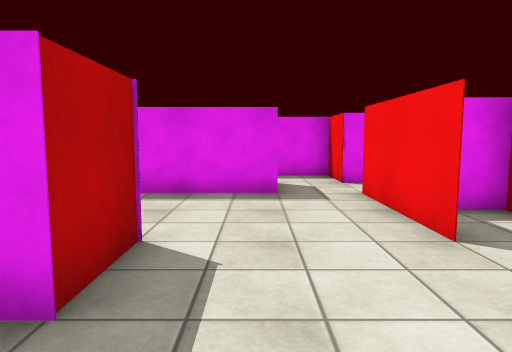
View 1 (above)

24 first-person views from a walk through a 3-D level made in the Unity game engine. The camera is 1.3 m above the floor, tilts 6° down and sees 70° across. The floor is counted in squares, 1 m on a side. Each view is taken from the middle of a square. On the plan, view 1 faces up. The plan holds only what a view shows up to about 15 squares ahead; the rest is blank. Surface patterns are stand-ins for the level's own textures.

View 2
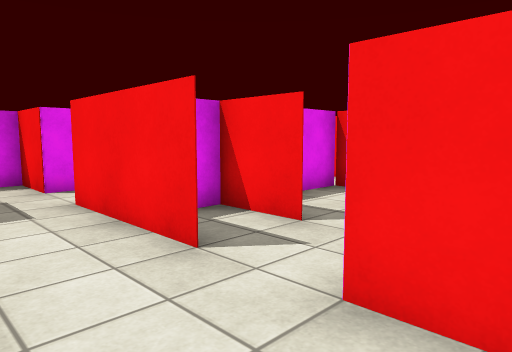

View 3
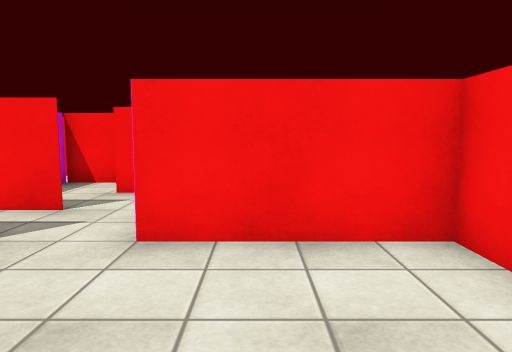

View 4
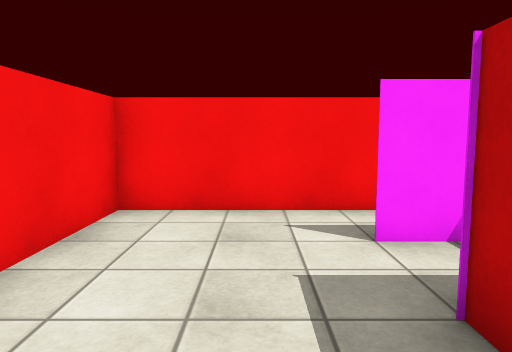

View 5
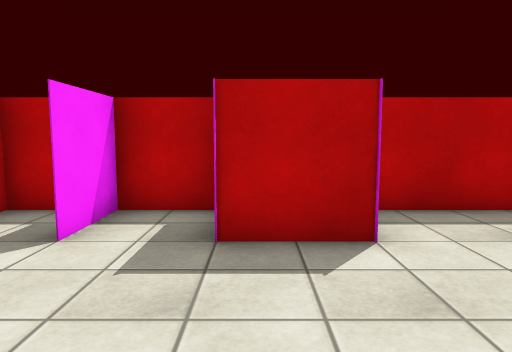

View 6
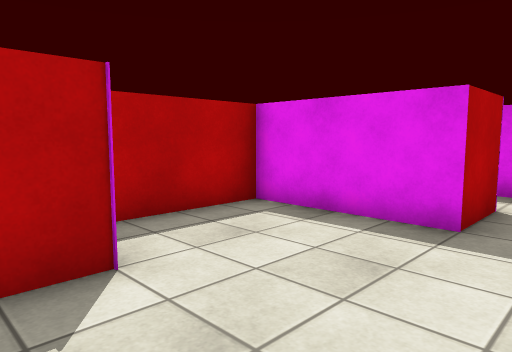

View 7
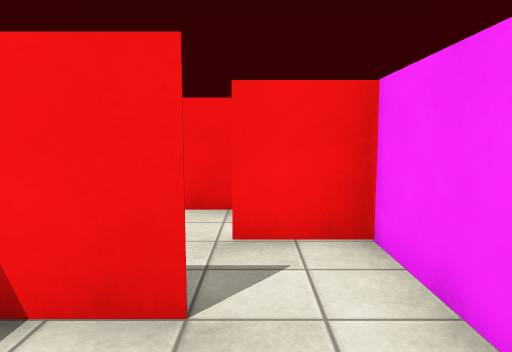

View 8
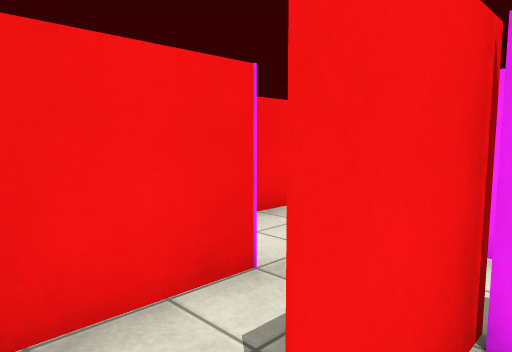

View 9
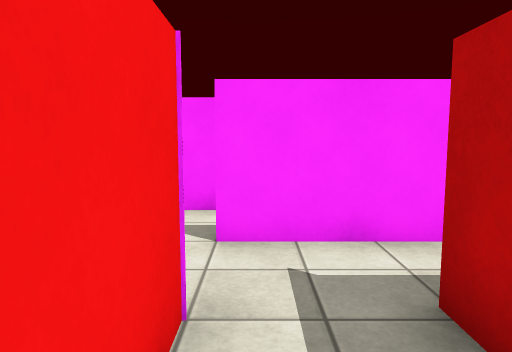

View 10
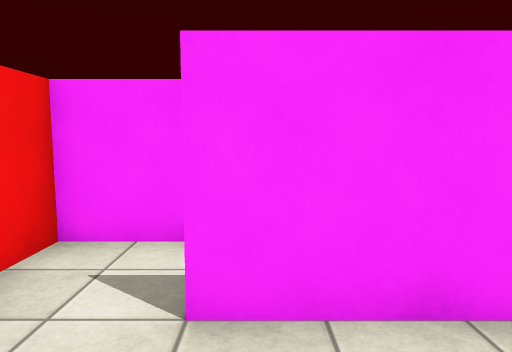

View 11
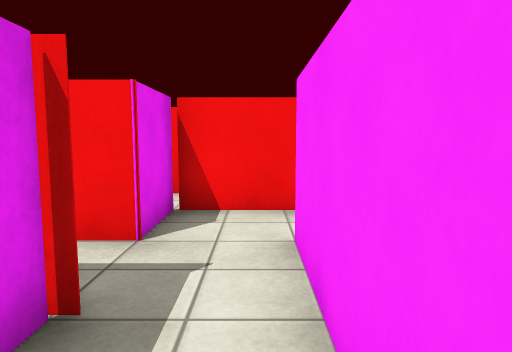

View 12
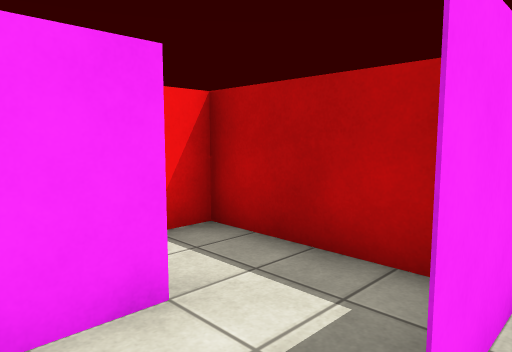

View 13
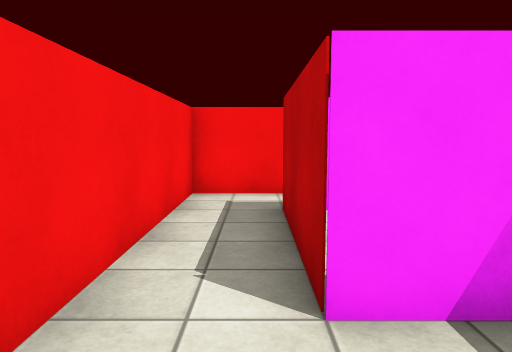

View 14
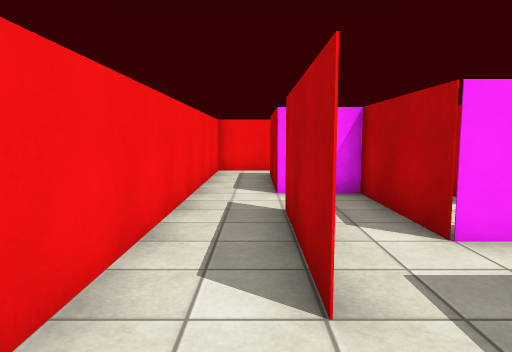

View 15
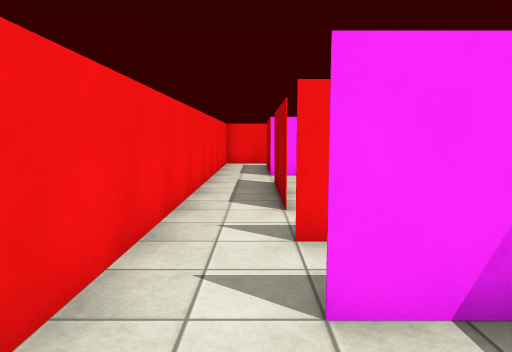

View 16
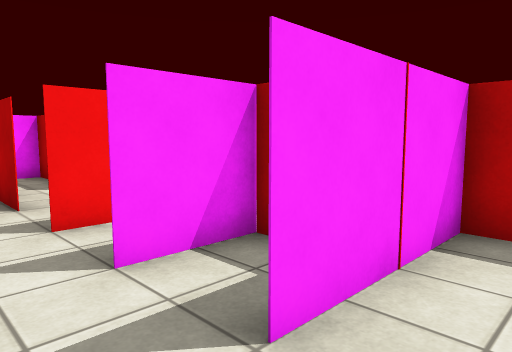

View 17
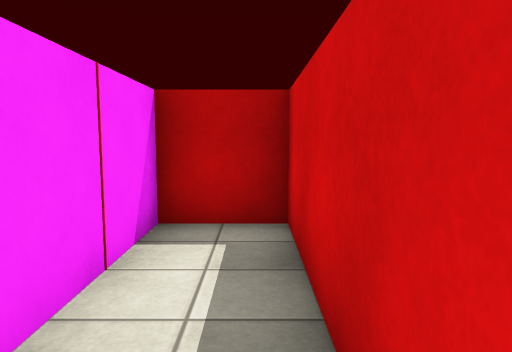

View 18
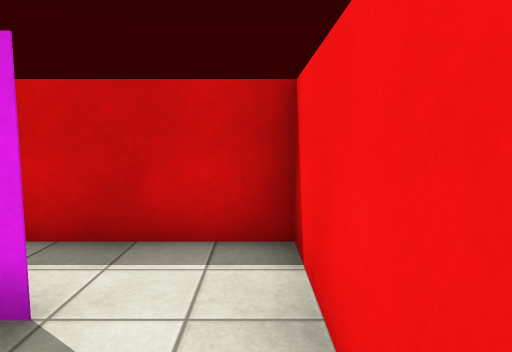

View 19
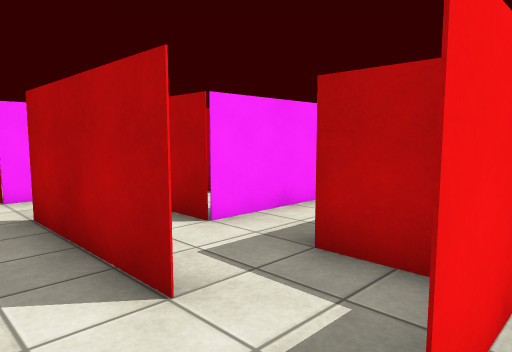

View 20
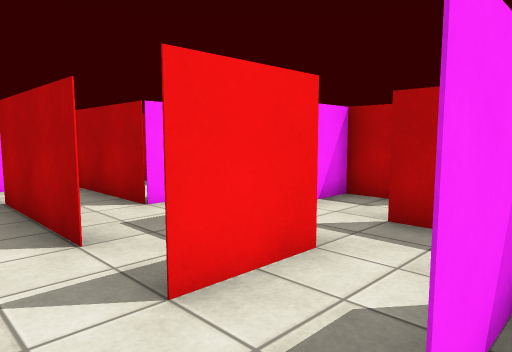

View 21
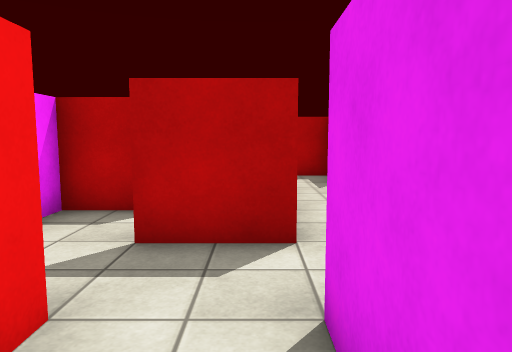

View 22
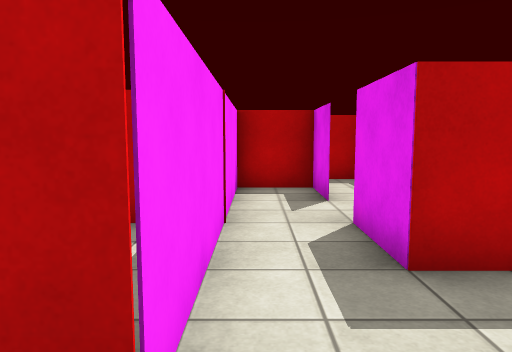

View 23
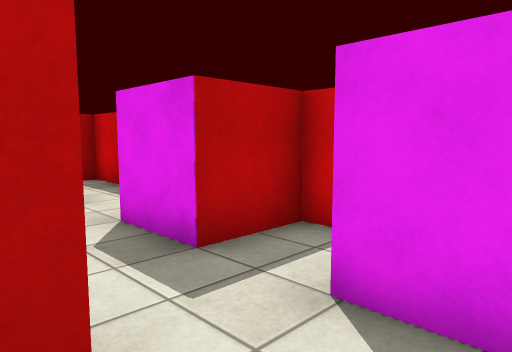

View 24
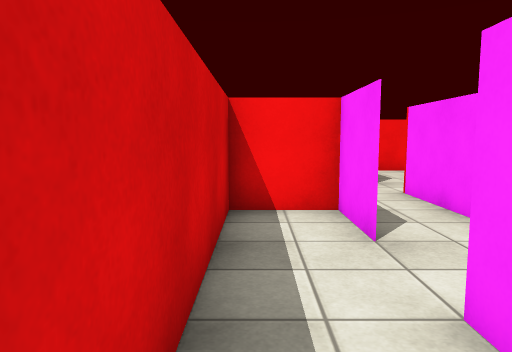

### Floor plan
Ten units are one square. View 1 is at (0, 0); x grows to the right and y downward. Boxes are objects, and circles mark ways between rooms. Rooms are numbered by the first view taken in them; rooms with no view inside come last. Other rooms are left out.
<svg viewBox="-40 -170 170 210">
<path fill="none" stroke="#000" d="M25 -44 25 -85M-15 -46 -15 -25 -19 -25M40 -25 65 -25M45 -44 45 -65 36 -65M-35 -24 -35 -5 -15 -5M5 -85 -35 -85 -35 -51M66 -22 66 -44M-35 5 -35 15 25 15 25 -26M85 -25 85 -65 70 -65M66 -41 66 -25 60 -25M46 -5 85 -5M84 15 105 15 105 -25 85 -25M66 1 66 16M105 -86 105 -45M85 -99 85 -84M104 -125 85 -125 105 -125M84 -105 105 -105M85 -65 85 -25 105 -25M125 -25 125 -165 70 -165M66 -165 66 -145 105 -145M76 -145 64 -145M45 -99 45 -85 58 -85M66 -125 66 -105M0 -145 5 -145M5 -165 -35 -165 -35 -152M45 -165 45 -145 25 -145M5 -145 -15 -145 -15 -125 66 -125M70 -165 50 -165M102 35 125 35 125 -25M105 -25 105 16M66 16 66 35M25 -145 45 -145 45 -165M50 -165 5 -165M56 -65 85 -65M5 -106 5 -85M25 -105 25 -125 0 -125"/>
<circle cx="70" cy="-50" r="3" fill="#2a7"/>
<circle cx="15" cy="-80" r="3" fill="#2a7"/>
<circle cx="90" cy="-10" r="3" fill="#2a7"/>
<circle cx="80" cy="20" r="3" fill="#2a7"/>
<circle cx="95" cy="-110" r="3" fill="#2a7"/>
<circle cx="120" cy="-20" r="3" fill="#2a7"/>
<circle cx="80" cy="-120" r="3" fill="#2a7"/>
<circle cx="70" cy="-130" r="3" fill="#2a7"/>
<circle cx="-5" cy="-155" r="3" fill="#2a7"/>
<circle cx="-5" cy="-110" r="3" fill="#2a7"/>
<circle cx="15" cy="-140" r="3" fill="#2a7"/>
<circle cx="15" cy="-100" r="3" fill="#2a7"/>
<text x="10" y="-30">1</text>
<text x="80" y="-20">2</text>
<text x="90" y="0">3</text>
<text x="110" y="-100">4</text>
<text x="70" y="-130">5</text>
<text x="60" y="-100">6</text>
<text x="-20" y="-130">7</text>
<text x="40" y="-130">8</text>
<text x="120" y="20">9</text>
<text x="20" y="-160">10</text>
<text x="60" y="-70">11</text>
<text x="10" y="-100">12</text>
<text x="10" y="-110">13</text>
</svg>
Room 1 opens to room 2. Room 1 opens to room 12. Room 2 opens to room 3. Room 3 opens to room 9. Room 4 opens to room 6. Room 4 opens to room 9. Room 5 opens to room 6. Room 5 opens to room 8. Room 7 opens to room 10. Room 7 opens to room 13. Room 8 opens to room 10. Room 12 opens to room 13.

Where each view was taken, in squares from view 1:
view 1: 0 up, 0 right, facing up
view 2: 1 up, 0 right, facing up-right
view 3: 1 up, 2 left, facing right
view 4: 5 up, 0 right, facing down
view 5: 3 up, 3 right, facing left
view 6: 3 up, 2 right, facing up-left
view 7: 4 up, 2 right, facing right
view 8: 5 up, 6 right, facing down-right
view 9: 5 up, 8 right, facing down
view 10: 3 up, 8 right, facing down
view 11: 1 up, 4 right, facing right
view 12: 1 up, 10 right, facing down-left
view 13: 5 up, 11 right, facing down
view 14: 11 up, 11 right, facing down
view 15: 15 up, 11 right, facing down
view 16: 16 up, 12 right, facing down-left
view 17: 16 up, 12 right, facing left
view 18: 12 up, 12 right, facing up
view 19: 11 up, 12 right, facing down-left
view 20: 13 up, 12 right, facing down-left
view 21: 12 up, 11 right, facing left
view 22: 13 up, 8 right, facing left
view 23: 12 up, 8 right, facing up-left
view 24: 16 up, 2 left, facing right
